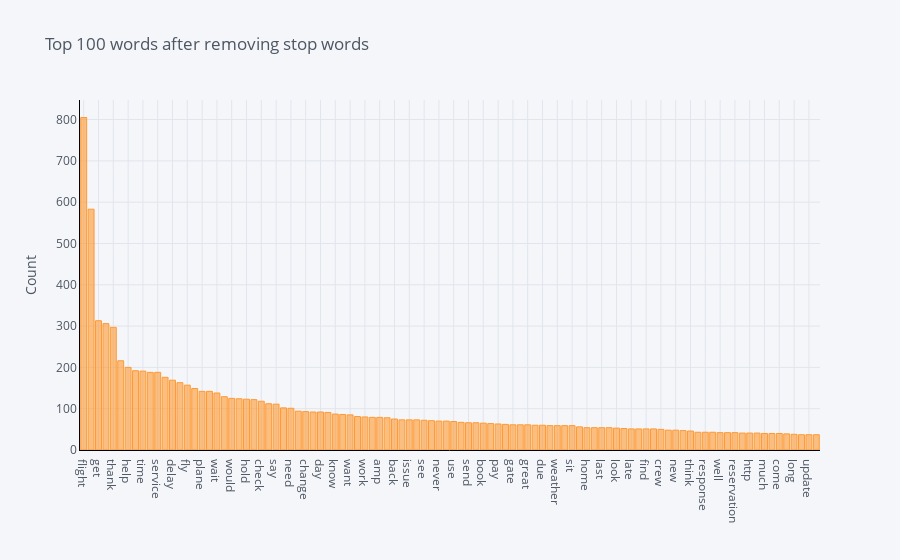

Source (notebook cell):
### Code cell
plot_model()

### Figure 1 — Plotly figure (JSON) as saved in the notebook; plotly's stock layout.template omitted (floating-point values rounded to 4 significant figures)
{"data": [{"name": "count", "text": "", "y": [805, 583, 313, 306, 297, 216, 200, 192, 191, 188, 188, 176, 169, 163, 157, 149, 142, 142, 138, 129, 125, 124, 123, 122, 118, 112, 111, 102, 101, 94, 93, 92, 92, 91, 87, 86, 85, 81, 80, 79, 79, 78, 75, 73, 73, 73, 72, 71, 70, 70, 69, 67, 66, 66, 65, 64, 63, 62, 61, 61, 61, 60, 60, 59, 59, 59, 59, 56, 54, 54, 54, 54, 53, 52, 51, 51, 51, 51, 50, 48, 48, 47, 46, 43, 43, 43, 42, 42, 42, 41, 41, 41, 40, 40, 40, 39, 38, 37, 37, 37], "marker": {"color": "rgba(255, 153, 51, 0.6)", "line": {"color": "rgba(255, 153, 51, 1.0)", "width": 1}}, "x": ["flight", "usairway", "get", "southwestair", "thank", "hour", "help", "americanair", "time", "customer", "service", "call", "delay", "co", "fly", "go", "plane", "bag", "wait", "make", "would", "still", "hold", "try", "check", "take", "say", "phone", "need", "seat", "change", "bad", "day", "today", "know", "tell", "want", "minute", "work", "ticket", "amp", "good", "back", "give", "issue", "airline", "see", "guy", "never", "lose", "use", "way", "send", "leave", "book", "even", "pay", "people", "gate", "travel", "great", "really", "due", "agent", "weather", "tomorrow", "sit", "passenger", "home", "miss", "last", "let", "look", "ever", "late", "trip", "find", "experience", "crew", "cancel", "new", "could", "think", "love", "response", "right", "well", "email", "reservation", "keep", "http", "first", "much", "luggage", "come", "early", "long", "line", "update", "number"], "type": "bar", "orientation": "v"}], "layout": {"title": {"text": "Top 100 words after removing stop words", "font": {"color": "#4D5663"}}, "paper_bgcolor": "#F5F6F9", "plot_bgcolor": "#F5F6F9", "yaxis": {"tickfont": {"color": "#4D5663"}, "title": {"text": "Count", "font": {"color": "#4D5663"}}, "showgrid": true, "zerolinecolor": "#E1E5ED", "gridcolor": "#E1E5ED", "linecolor": "black"}, "xaxis": {"tickfont": {"color": "#4D5663"}, "title": {"text": "", "font": {"color": "#4D5663"}}, "showgrid": true, "zerolinecolor": "#E1E5ED", "gridcolor": "#E1E5ED", "linecolor": "black"}, "legend": {"bgcolor": "#F5F6F9", "font": {"color": "#4D5663"}}}}
